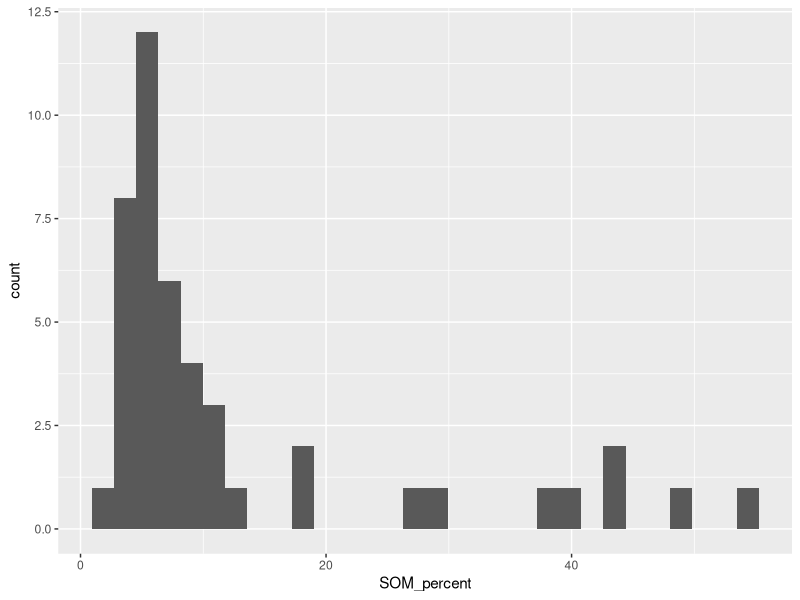
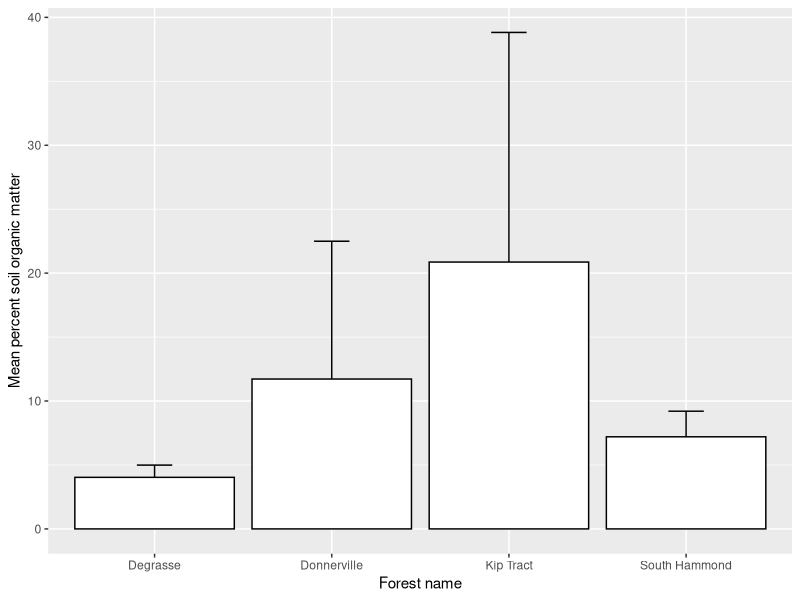
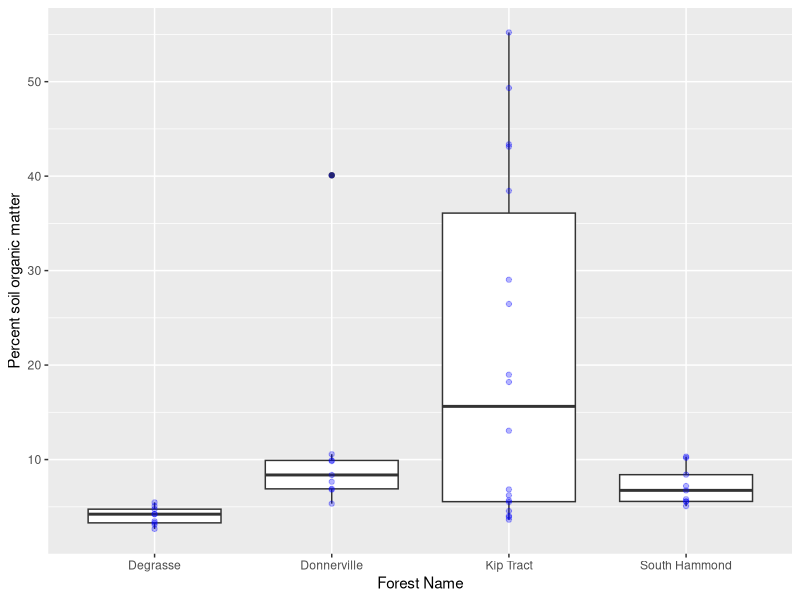

These figures' R source, in order:
## ---- chunk 1
rm(list=ls())  
library(tidyverse)
library(here)
## ---- chunk 2
soil <- read.csv(here("Data/soil_data.csv"))
## ---- chunk 3
ggplot(soil, aes(SOM_percent)) +
  geom_histogram()
## ---- chunk 4
SOM <- soil |>
  group_by(Forest) |>
  summarise(mean_SOM = mean(SOM_percent),
            sd_SOM = sd(SOM_percent)) 
## ---- chunk 5
nit <- soil |> group_by(Forest) |>
  summarise(mean_Nit = mean(Nitrate_N_ppm))
nit # there are NAs that need to be removed

nit <- soil |> group_by(Forest) |>
  summarise(mean_Nit = mean(Nitrate_N_ppm, na.rm = T), # NAs removed w/. na.rm = T
            sd_Nit = sd(Nitrate_N_ppm, na.rm = T))
nit
## ---- chunk 6
ggplot(SOM, aes(Forest, mean_SOM))+
  geom_errorbar(aes(ymax = mean_SOM + sd_SOM, ymin = mean_SOM - sd_SOM), width = 0.2)+
  geom_col(fill = "white", color = "black")+
  ylab("Mean percent soil organic matter")+
  xlab("Forest name")
## ---- chunk 7
ggplot(soil, aes(x = Forest, y = SOM_percent)) +
  geom_boxplot() +
  geom_point(colour = 'Blue', alpha = 0.3) +
  xlab("Forest Name") +
  ylab("Percent soil organic matter")
